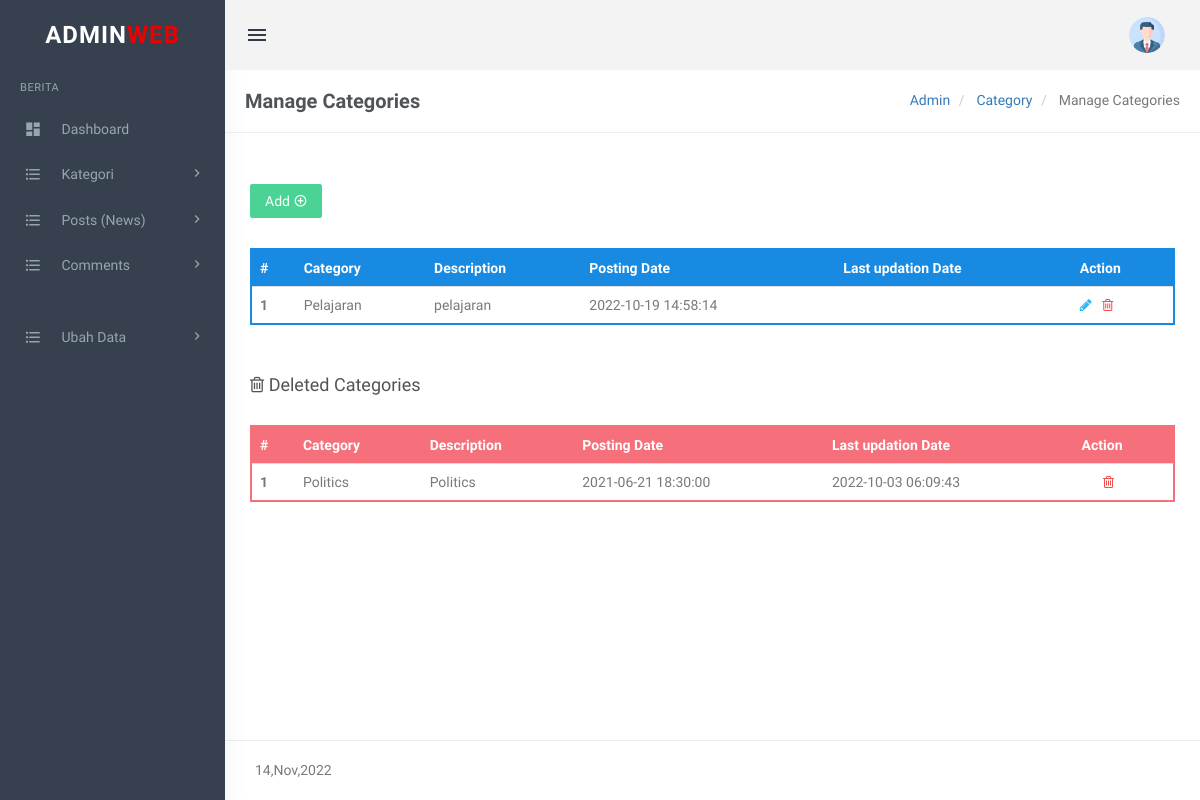
The page /assets/admin/manage-categories (signed in) on the database its author committed.
### tables this page shows
CREATE TABLE `tblcategory` (
  `id` int(11) NOT NULL,
  `CategoryName` varchar(200) DEFAULT NULL,
  `Description` mediumtext DEFAULT NULL,
  `PostingDate` timestamp NULL DEFAULT current_timestamp(),
  `UpdationDate` timestamp NULL DEFAULT NULL ON UPDATE current_timestamp(),
  `Is_Active` int(1) DEFAULT NULL
);

### assets/admin/manage-categories.php (the view, shortened to what this page needs)
<?php
include('includes/config.php');
if(strlen($_SESSION['login'])==0)
  {
header('location:index.php');
}
else{
?>
<!DOCTYPE html>
<html lang="en">
    <head>
        <link href="assets/css/bootstrap.min.css" rel="stylesheet" type="text/css" />
        <link href="assets/css/core.css" rel="stylesheet" type="text/css" />
        <link href="assets/css/components.css" rel="stylesheet" type="text/css" />
        <link href="assets/css/icons.css" rel="stylesheet" type="text/css" />
        <link href="assets/css/pages.css" rel="stylesheet" type="text/css" />
        <link href="assets/css/menu.css" rel="stylesheet" type="text/css" />
        <link href="assets/css/responsive.css" rel="stylesheet" type="text/css" />
		<link rel="stylesheet" href="../plugins/switchery/switchery.min.css">
    </head>
    <body class="fixed-left">
        <div id="wrapper">
<?php include('includes/topheader.php');?>
<?php include('includes/leftsidebar.php');?>
            <div class="content-page">
                <div class="content">
                    <div class="container">
                        <div class="row">
							<div class="col-xs-12">
								<div class="page-title-box">
                                    <h4 class="page-title">Manage Categories</h4>
                                    <ol class="breadcrumb p-0 m-0">
                                        <li>
                                            <a href="#">Admin</a>
                                        </li>
                                        <li>
                                            <a href="#">Category </a>
                                        </li>
                                        <li class="active">
                                           Manage Categories
                                        </li>
                                    </ol>
                                    <div class="clearfix"></div>
                                </div>
							</div>
						</div>
<div class="row">
<div class="col-sm-6">
</div>
                                    <div class="row">
										<div class="col-md-12">
											<div class="demo-box m-t-20">
<div class="m-b-30">
<a href="add-category.php">
<button id="addToTable" class="btn btn-success waves-effect waves-light">Add <i class="mdi mdi-plus-circle-outline" ></i></button>
</a>
 </div>
												<div class="table-responsive">
                                                    <table class="table m-0 table-colored-bordered table-bordered-primary">
                                                        <thead>
                                                            <tr>
                                                                <th>#</th>
                                                                <th> Category</th>
                                                                <th>Description</th>
                                                                <th>Posting Date</th>
                                                                  <th>Last updation Date</th>
                                                                <th>Action</th>
                                                            </tr>
                                                        </thead>
                                                        <tbody>
<?php
$query=mysqli_query($con,"Select id,CategoryName,Description,PostingDate,UpdationDate from  tblcategory where Is_Active=1");
$cnt=1;
while($row=mysqli_fetch_array($query))
{
?>
 <tr>
<th scope="row"><?php echo htmlentities($cnt);?></th>
<td><?php echo htmlentities($row['CategoryName']);?></td>
<td><?php echo htmlentities($row['Description']);?></td>
<td><?php echo htmlentities($row['PostingDate']);?></td>
<td><?php echo htmlentities($row['UpdationDate']);?></td>
<td><a href="edit-category.php?cid=<?php echo htmlentities($row['id']);?>"><i class="fa fa-pencil" style="color: #29b6f6;"></i></a>
	&nbsp;<a href="manage-categories.php?rid=<?php echo htmlentities($row['id']);?>&&action=del"> <i class="fa fa-trash-o" style="color: #f05050"></i></a> </td>
</tr>
<?php
$cnt++;
 } ?>
</tbody>
                                                    </table>
                                                </div>
											</div>
										</div>
									</div>
<div class="row">
<div class="col-md-12">
<div class="demo-box m-t-20">
<div class="m-b-30">
 <h4><i class="fa fa-trash-o" ></i> Deleted Categories</h4>
 </div>
<div class="table-responsive">
<table class="table m-0 table-colored-bordered table-bordered-danger">
                                                        <thead>
                                                            <tr>
                                                                <th>#</th>
                                                                <th> Category</th>
                                                                <th>Description</th>
                                                                <th>Posting Date</th>
                                                                  <th>Last updation Date</th>
                                                                <th>Action</th>
                                                            </tr>
                                                        </thead>
                                                        <tbody>
<?php
$query=mysqli_query($con,"Select id,CategoryName,Description,PostingDate,UpdationDate from  tblcategory where Is_Active=0");
$cnt=1;
while($row=mysqli_fetch_array($query))
{
?>
 <tr>
<th scope="row"><?php echo htmlentities($cnt);?></th>
<td><?php echo htmlentities($row['CategoryName']);?></td>
<td><?php echo htmlentities($row['Description']);?></td>
<td><?php echo htmlentities($row['PostingDate']);?></td>
<td><?php echo htmlentities($row['UpdationDate']);?></td>
<td><a href="manage-categories.php?resid=<?php echo htmlentities($row['id']);?>"><i class="ion-arrow-return-right" title="Restore this category"></i></a>
	&nbsp;<a href="manage-categories.php?rid=<?php echo htmlentities($row['id']);?>&&action=parmdel" title="Delete forever"> <i class="fa fa-trash-o" style="color: #f05050"></i> </td>
</tr>
<?php
$cnt++;
 } ?>
</tbody>
                                                    </table>
                                                </div>
											</div>
										</div>
									</div>
                    </div>
                </div>
<?php include('includes/footer.php');?>
            </div>
        </div>
    </body>
</html>
<?php } ?>

### assets/admin/assets/css/core.css (style rules this page uses)
body { font-family: 'Varela Round', sans-serif; margin: 0; padding-bottom: 60px; overflow-x: hidden; color: #797979; }
html { position: relative; min-height: 100%; }
.h1, .h2, .h3, .h4, .h5, .h6, h1, h2, h3, h4, h5, h6 { color: #505458; font-family: 'Hind Madurai', sans-serif; margin: 10px 0; }
* { outline: none !important; }
.container { width: auto; }
#wrapper { height: 100%; overflow: hidden; width: 100%; }
.p-0 { padding: 0 !important; }
.m-0 { margin: 0 !important; }
.m-t-20 { margin-top: 20px !important; }
.m-b-30 { margin-bottom: 30px !important; }
.row { margin-right: -10px; margin-left: -10px; }
.col-lg-1, .col-lg-10, .col-lg-11, .col-lg-12, .col-lg-2, .col-lg-3, .col-lg-4, .col-lg-5, .col-lg-6, .col-lg-7, .col-lg-8, .col-lg-9, .col-md-1, .col-md-10, .col-md-11, .col-md-12, .col-md-2, .col-md-3, .col-md-4, .col-md-5, .col-md-6, .col-md-7, .col-md-8, .col-md-9, .col-sm-1, .col-sm-10, .col-sm-11, .col-sm-12, .col-sm-2, .col-sm-3, .col-sm-4, .col-sm-5, .col-sm-6, .col-sm-7, .col-sm-8, .col-sm-9, .col-xs-1, .col-xs-10, .col-xs-11, .col-xs-12, .col-xs-2, .col-xs-3, .col-xs-4, .col-xs-5, .col-xs-6, .col-xs-7, .col-xs-8, .col-xs-9 { padding-left: 10px; padding-right: 10px; }
.breadcrumb { background-color: transparent; margin-bottom: 15px; padding-top: 10px; padding-left: 0; }
.waves-effect { position: relative; cursor: pointer; display: inline-block; overflow: hidden; -webkit-user-select: none; -moz-user-select: none; -ms-user-select: none; user-select: none; -webkit-tap-highlight-color: transparent; vertical-align: middle; z-index: 1; will-change: opacity, transform; -webkit-transition: all 0.3s ease-out; -moz-transition: all 0.3s ease-out; -o-transition: all 0.3s ease-out; -ms-transition: all 0.3s ease-out; transition: all 0.3s ease-out; }
.demo-box { padding: 10px 15px; }

### assets/admin/assets/css/menu.css (style rules this page uses)
.content-page { margin-left: 225px; overflow: hidden; }
.content-page .content { padding: 0 5px 10px 5px; margin-top: 70px; }
.page-title { font-size: 20px; margin-bottom: 0; margin-top: 0; font-weight: 600; }
.page-title-box { padding: 20px; border-bottom: 1px solid #eee; margin: 0 -20px 20px -20px; }
.page-title-box .page-title { margin-bottom: 0; float: left; }
.page-title-box .breadcrumb { float: right; background-color: transparent !important; }

### rows shown on the page
tblcategory: CategoryName "Pelajaran", Description "pelajaran", PostingDate "2022-10-19 14:58:14"
tblcategory: CategoryName "Politics", Description "Politics", PostingDate "2021-06-21 18:30:00", UpdationDate "2022-10-03 06:09:43"
